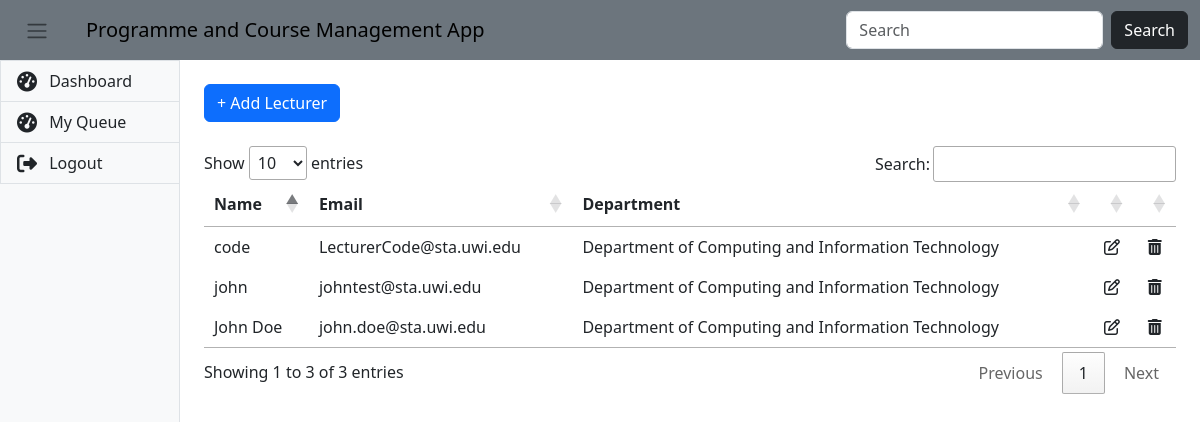
Page /lecturer (signed in) on the committed database.
### app/models/user.py (models this page shows, shortened)
class User(db.Model, UserMixin):
    id = db.Column(db.Integer, primary_key=True)
    full_name = db.Column(db.String, nullable=False)
    email = db.Column(db.String(120), unique=True, nullable=False)
    password = db.Column(db.String(120), nullable=False)
    user_type = db.Column(db.String(20), nullable=False)
    __mapper_args__ = {
        "polymorphic_identity": "superadmin",
        "polymorphic_on": user_type,
    }

### app/models/department.py (models this page shows, shortened)
class Department(db.Model):
    id = db.Column(db.Integer, primary_key=True)
    name = db.Column(db.String, unique=True, nullable=False)
    faculty_id = db.Column(db.Integer, db.ForeignKey(Faculty.id), nullable=False)

### app/views/admin/user.py (the view)
@admin_blueprint.route("/lecturer", methods=["GET"])
def lecturer():
    all_lecturers = Lecturer.query.all()
    departments = Department.query.all()
    data = {
        'lecturers': all_lecturers,
        'departments': departments
    }
    return render_template("admin/lecturer.html", **data )

### app/__init__.py (called while the page is built)
@login_manager.user_loader
def load_user(user_id):
    return User.query.filter_by(id=user_id).first()

### app/templates/admin/lecturer.html (shortened to what this page needs)
{% extends "template.html" %}
{% block content %}
<div class="container">
    <button type="button" class="btn btn-primary my-4" data-bs-toggle="modal" data-bs-target="#exampleModal">
        + Add Lecturer
    </button>
    <table id="lecturerTable">
        <thead>
            <th>Name</th>
            <th>Email</th>
            <th>Department</th>
            <th></th>
            <th></th>
        </thead>
        <tbody>
            {% for lecturer in lecturers %}
            <tr>
                <td>{{ lecturer.full_name }}</td>
                <td>{{ lecturer.email }}</td>
                <td>{{ lecturer.department.name }}</td>
                <td class="text-center">
                    <i class="fa fa-edit" data-bs-toggle="modal" data-bs-target="#editModal{{lecturer.id}}"></i>
                </td>
                <td class="text-center">
                    <i class="fa fa-trash" data-bs-toggle="modal" data-bs-target="#deleteModal{{lecturer.id}}"></i>
                </td>
            </tr>
            {% endfor %}
        </tbody>
    </table>
</div>
{% endblock %}

### app/static/css/style.css (style rules this page uses)
* { box-sizing: border-box; }

### rows in the picture
User: full_name "John Doe", email "john.doe@sta.uwi.edu", department.name "Department of Computing and Information Technology"
User: full_name "code", email "LecturerCode@sta.uwi.edu", department.name "Department of Computing and Information Technology"
User: full_name "john", email "johntest@sta.uwi.edu", department.name "Department of Computing and Information Technology"
